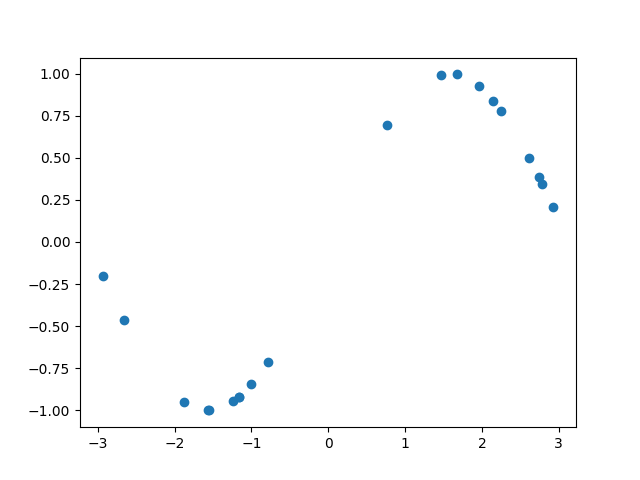

Generate this figure with Python:
import numpy as np
import matplotlib.pyplot as plt

# generate 20 points from uniform (-3,3)
x = np.random.uniform(-3, 3, size=20)
y = np.sin(x)

fig, ax = plt.subplots()
ax.scatter(x,y)
plt.savefig("test.png")

